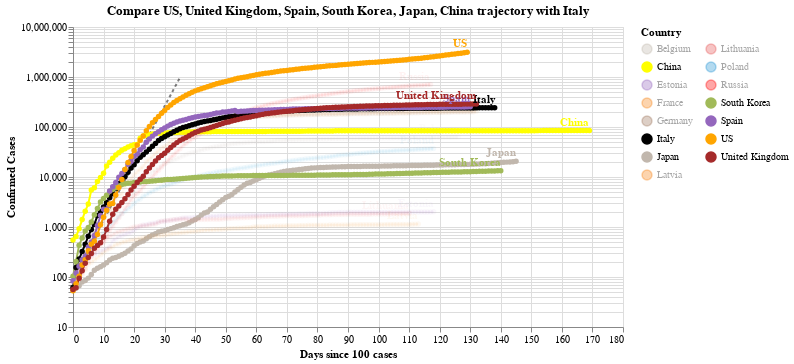

Notebook cell for this chart:
### Code cell
#hide_input
chart2 = make_since_chart(dff2, ['US', 'United Kingdom', 'Spain', 'South Korea', 'Japan', 'China'], baseline_countries)
chart2

### Figure 1 — Vega-Lite specification as saved in the notebook (floating-point values rounded to 4 significant figures; data arrays with more than 128 entries replaced by an {"elided": "..."} marker saying what was removed)
{"config": {"view": {"continuousWidth": 400, "continuousHeight": 300}}, "layer": [{"data": {"name": "data-628230001892d6798b50651be41d1b3e"}, "mark": {"type": "line", "color": "black", "opacity": 0.5, "strokeDash": [3, 3]}, "encoding": {"x": {"type": "quantitative", "field": "Days since 100 cases"}, "y": {"type": "quantitative", "field": "Confirmed Cases"}}}, {"data": {"name": "data-7a2c85ab9a54b40c822a90f4352783f6"}, "mark": {"type": "line", "point": true}, "encoding": {"color": {"type": "nominal", "field": "Country", "legend": {"columns": 2}, "scale": {"domain": ["Belgium", "China", "Estonia", "France", "Germany", "Italy", "Japan", "Latvia", "Lithuania", "Poland", "Russia", "South Korea", "Spain", "US", "United Kingdom"], "range": ["#C1B7AD", "yellow", "#9467bd", "#F58518", "#9D755D", "black", "#C1B7AD", "#F58518", "#E45756", "#2495D3", "red", "#A1BA59", "#9467bd", "orange", "brown"]}}, "opacity": {"condition": {"value": 1, "selection": "selector006"}, "value": 0.05}, "tooltip": [{"type": "nominal", "field": "Country"}, {"type": "temporal", "field": "Date"}, {"type": "quantitative", "field": "Confirmed Cases"}, {"type": "quantitative", "field": "Days since 100 cases"}], "x": {"type": "quantitative", "field": "Days since 100 cases"}, "y": {"type": "quantitative", "field": "Confirmed Cases", "scale": {"type": "log"}}}, "selection": {"selector006": {"type": "multi", "fields": ["Country"], "bind": "legend", "init": [{"Country": "US"}, {"Country": "United Kingdom"}, {"Country": "Spain"}, {"Country": "South Korea"}, {"Country": "Japan"}, {"Country": "China"}, {"Country": "Italy"}]}}, "width": 550}, {"data": {"name": "data-7a2c85ab9a54b40c822a90f4352783f6"}, "mark": {"type": "text", "align": "right", "dy": -8, "fontWeight": "bold"}, "encoding": {"color": {"type": "nominal", "field": "Country", "legend": {"columns": 2}, "scale": {"domain": ["Belgium", "China", "Estonia", "France", "Germany", "Italy", "Japan", "Latvia", "Lithuania", "Poland", "Russia", "South Korea", "Spain", "US", "United Kingdom"], "range": ["#C1B7AD", "yellow", "#9467bd", "#F58518", "#9D755D", "black", "#C1B7AD", "#F58518", "#E45756", "#2495D3", "red", "#A1BA59", "#9467bd", "orange", "brown"]}}, "opacity": {"condition": {"value": 1, "selection": "selector006"}, "value": 0.05}, "text": {"type": "nominal", "field": "Country"}, "tooltip": [{"type": "nominal", "field": "Country"}, {"type": "temporal", "field": "Date"}, {"type": "quantitative", "field": "Confirmed Cases"}, {"type": "quantitative", "field": "Days since 100 cases"}], "x": {"type": "quantitative", "field": "Days since 100 cases"}, "y": {"type": "quantitative", "field": "Confirmed Cases", "scale": {"type": "log"}}}, "transform": [{"filter": "(datum['Date'] >= 1594252800000)"}], "width": 550}], "title": "Compare US, United Kingdom, Spain, South Korea, Japan, China trajectory with Italy", "$schema": "https://vega.github.io/schema/vega-lite/v4.0.2.json", "datasets": {"data-628230001892d6798b50651be41d1b3e": [{"Days since 100 cases": 0, "Confirmed Cases": 100.0}, {"Days since 100 cases": 1, "Confirmed Cases": 130.0}, {"Days since 100 cases": 2, "Confirmed Cases": 169.0}, {"Days since 100 cases": 3, "Confirmed Cases": 219.7}, {"Days since 100 cases": 4, "Confirmed Cases": 285.6}, {"Days since 100 cases": 5, "Confirmed Cases": 371.3}, {"Days since 100 cases": 6, "Confirmed Cases": 482.7}, {"Days since 100 cases": 7, "Confirmed Cases": 627.5}, {"Days since 100 cases": 8, "Confirmed Cases": 815.7}, {"Days since 100 cases": 9, "Confirmed Cases": 1060.0}, {"Days since 100 cases": 10, "Confirmed Cases": 1379.0}, {"Days since 100 cases": 11, "Confirmed Cases": 1792.0}, {"Days since 100 cases": 12, "Confirmed Cases": 2330.0}, {"Days since 100 cases": 13, "Confirmed Cases": 3029.0}, {"Days since 100 cases": 14, "Confirmed Cases": 3937.0}, {"Days since 100 cases": 15, "Confirmed Cases": 5119.0}, {"Days since 100 cases": 16, "Confirmed Cases": 6654.0}, {"Days since 100 cases": 17, "Confirmed Cases": 8650.0}, {"Days since 100 cases": 18, "Confirmed Cases": 11250.0}, {"Days since 100 cases": 19, "Confirmed Cases": 14620.0}, {"Days since 100 cases": 20, "Confirmed Cases": 19000.0}, {"Days since 100 cases": 21, "Confirmed Cases": 24710.0}, {"Days since 100 cases": 22, "Confirmed Cases": 32120.0}, {"Days since 100 cases": 23, "Confirmed Cases": 41750.0}, {"Days since 100 cases": 24, "Confirmed Cases": 54280.0}, {"Days since 100 cases": 25, "Confirmed Cases": 70560.0}, {"Days since 100 cases": 26, "Confirmed Cases": 91730.0}, {"Days since 100 cases": 27, "Confirmed Cases": 119300.0}, {"Days since 100 cases": 28, "Confirmed Cases": 155000.0}, {"Days since 100 cases": 29, "Confirmed Cases": 201500.0}, {"Days since 100 cases": 30, "Confirmed Cases": 262000.0}, {"Days since 100 cases": 31, "Confirmed Cases": 340600.0}, {"Days since 100 cases": 32, "Confirmed Cases": 442800.0}, {"Days since 100 cases": 33, "Confirmed Cases": 575600.0}, {"Days since 100 cases": 34, "Confirmed Cases": 748300.0}, {"Days since 100 cases": 35, "Confirmed Cases": 972800.0}], "data-7a2c85ab9a54b40c822a90f4352783f6": {"elided": "1963 records"}}}
